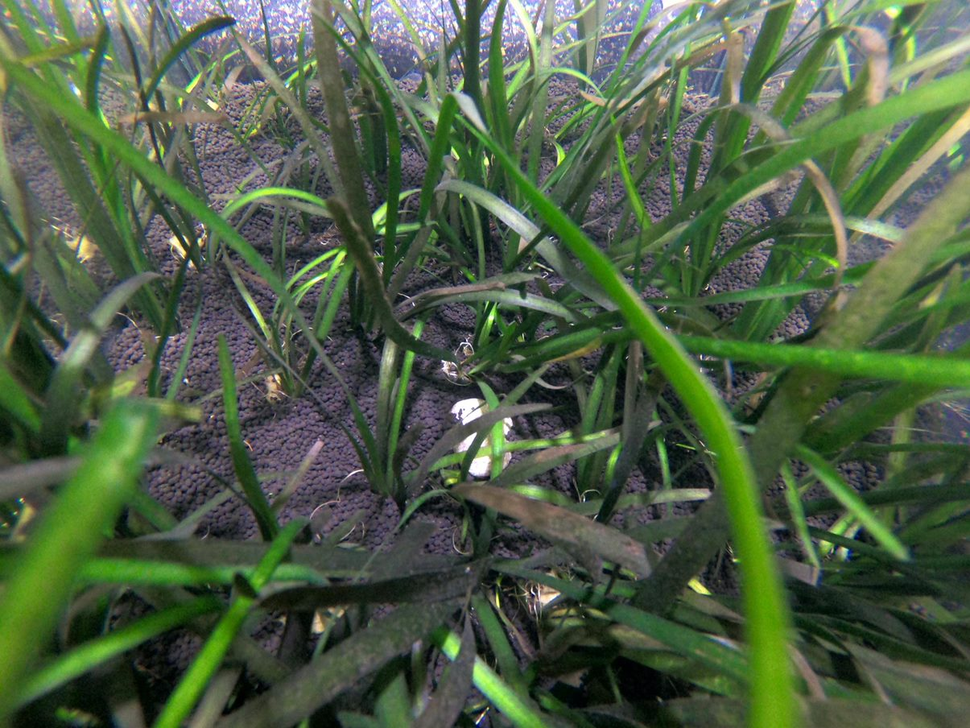
#> input picture pipline/examples/TestBillede2.png, 970 x 728 px, shrunk from 1205 x 904 before the run, found by its file name
$ python edgePrepross.py
#> lines starting #> are read from the running program, lines starting #| are printed output that depends on the picture
import cv2
import numpy as np
from matplotlib import pyplot as plt

def nothing(x):
    pass

image = cv2.imread("C:\\Users\\Jonathan\\Source\\Repos\\WNA\\pipline\\examples\\TestBillede2.png")
#> image is the input picture: shape (728, 970, 3); mean B, G, R 70.4, 95.5, 78.5
cv2.namedWindow("Trackbars")
cv2.createTrackbar("MaxVal", "Trackbars", 80, 255, nothing)
cv2.createTrackbar("MinVal", "Trackbars", 25, 255, nothing)


while True:
    img1 = cv2.GaussianBlur(image, (7, 7), 0)
    img2 = cv2.bilateralFilter(image, 7, 50, 50)

    maxVal = cv2.getTrackbarPos("MaxVal", "Trackbars")
    minVal = cv2.getTrackbarPos("MinVal", "Trackbars")

    canny1 = cv2.Canny(img1, minVal, maxVal)
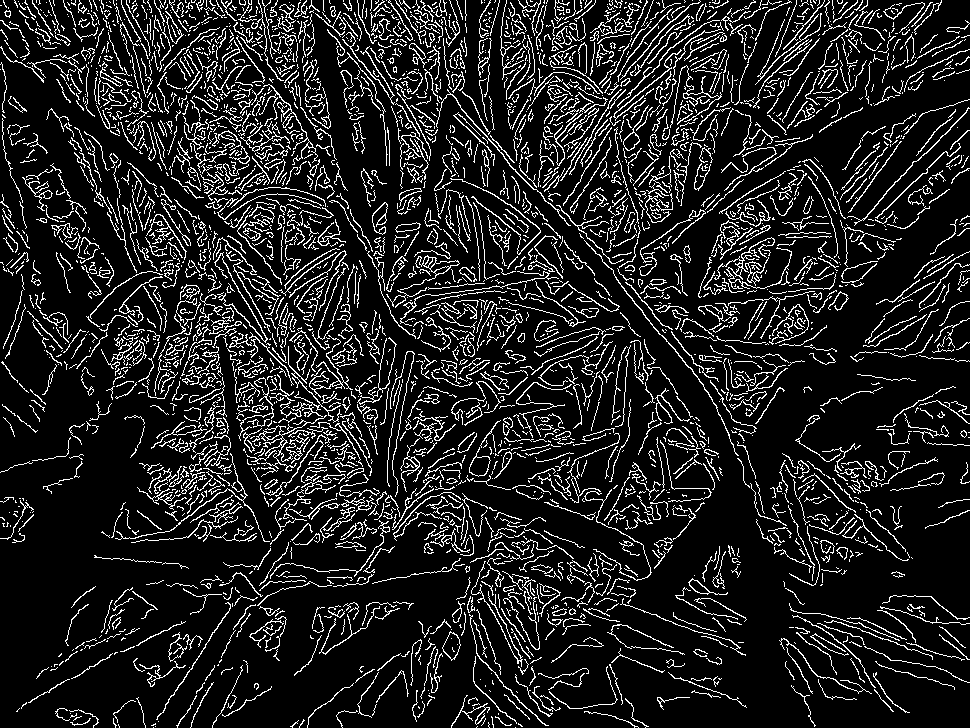
#> canny1: shape (728, 970); 13.1% white in thin lines or dots
    canny2 = cv2.Canny(img2, minVal, maxVal)
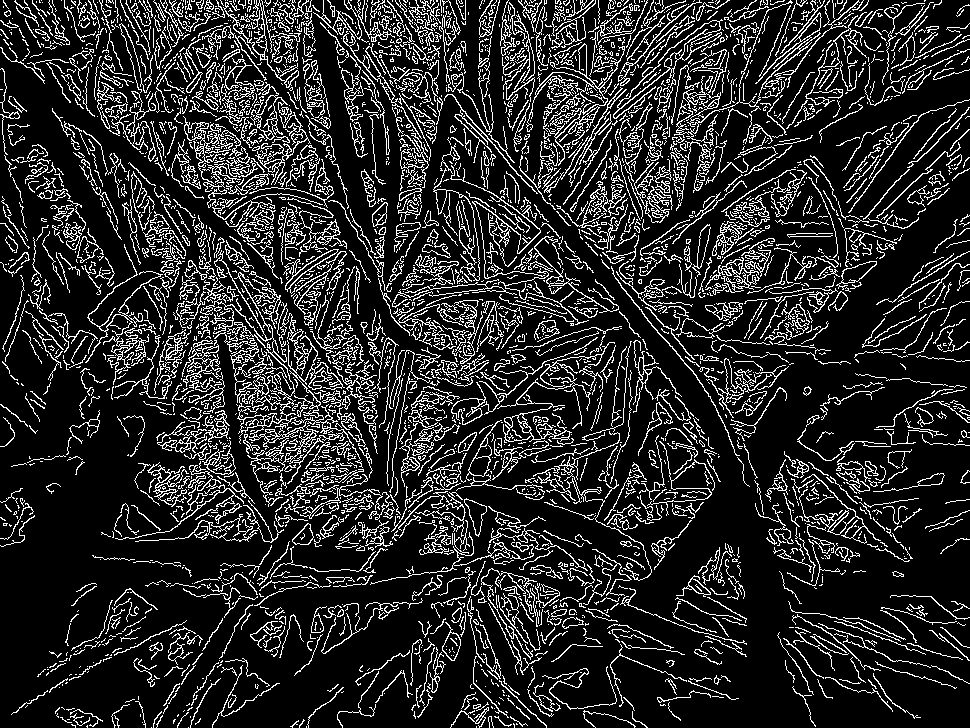
#> canny2: shape (728, 970); 16% white in thin lines or dots

    bit_not1 = cv2.bitwise_not(canny1)
#> bit_not1: shape (728, 970); 86.9% white; black in thin lines or dots
    bit_not2 = cv2.bitwise_not(canny2)
#> bit_not2: shape (728, 970); 84% white; black in thin lines or dots
    bit_and1 = cv2.bitwise_and(img1, img1, mask=bit_not1)
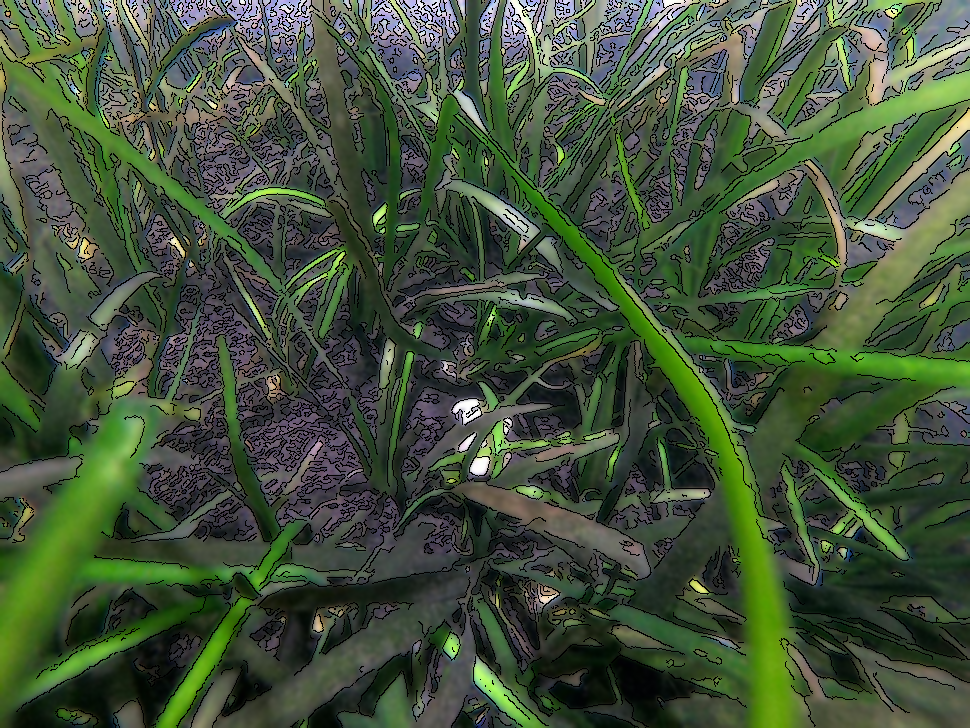
#> bit_and1: shape (728, 970, 3); mean B, G, R 59.3, 82.3, 66.9
    bit_and2 = cv2.bitwise_and(img2, img2, mask=bit_not2)
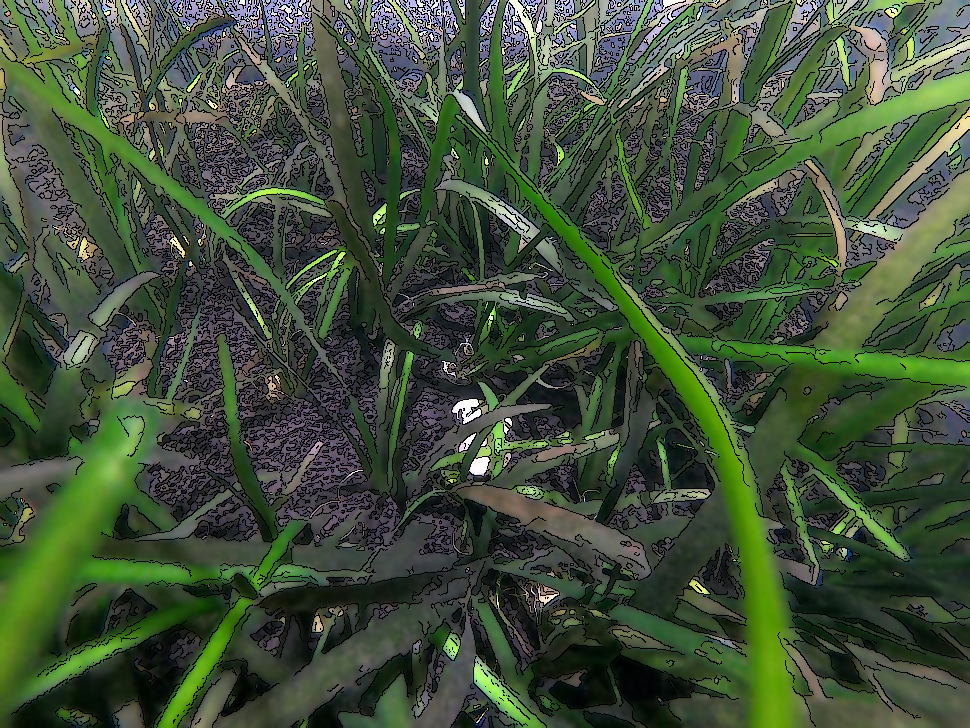
#> bit_and2: shape (728, 970, 3); mean B, G, R 56.5, 79.4, 64.1

    diff = bit_and1 - bit_and2
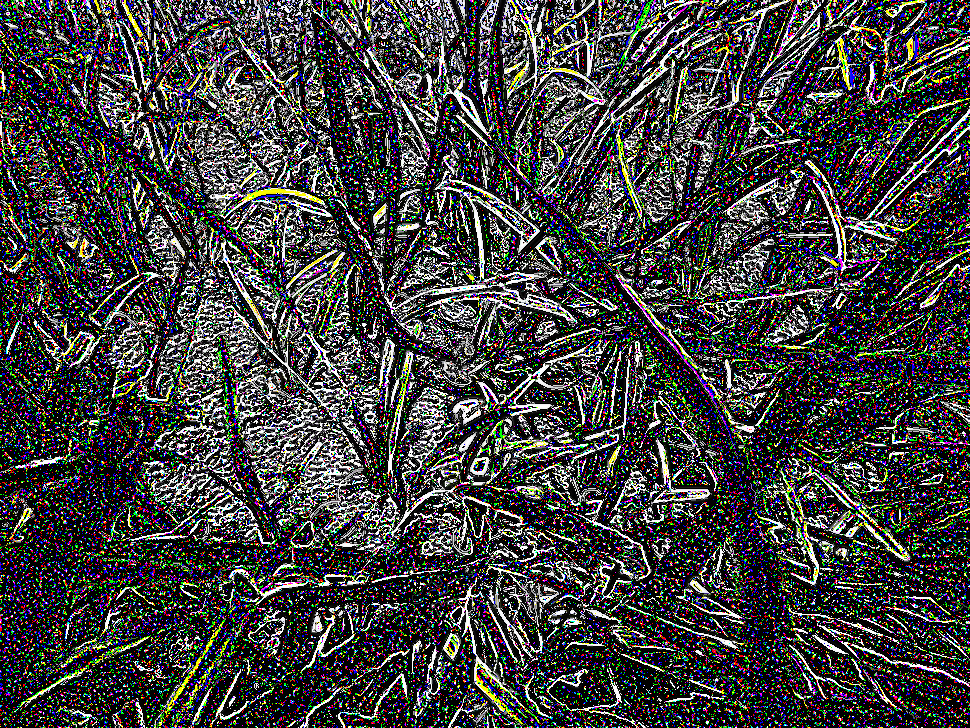
#> diff: shape (728, 970, 3); mean B, G, R 64.8, 64.9, 65.5
    #diff = canny1 - canny2

    #cv2.imshow("Image", img)
    cv2.imshow("Canny1", canny1)
    cv2.imshow("And1", bit_and1)
    cv2.imshow("Canny2", canny2)
    cv2.imshow("And2", bit_and2)
    #cv2.imshow("Diff", diff)

    key = cv2.waitKey(100)
#> (key Esc is pressed here)
    if key == 27:
        break

cv2.destroyAllWindows()

$ run again, with pipline/examples/TestBillede.png copied over pipline/examples/TestBillede2.png
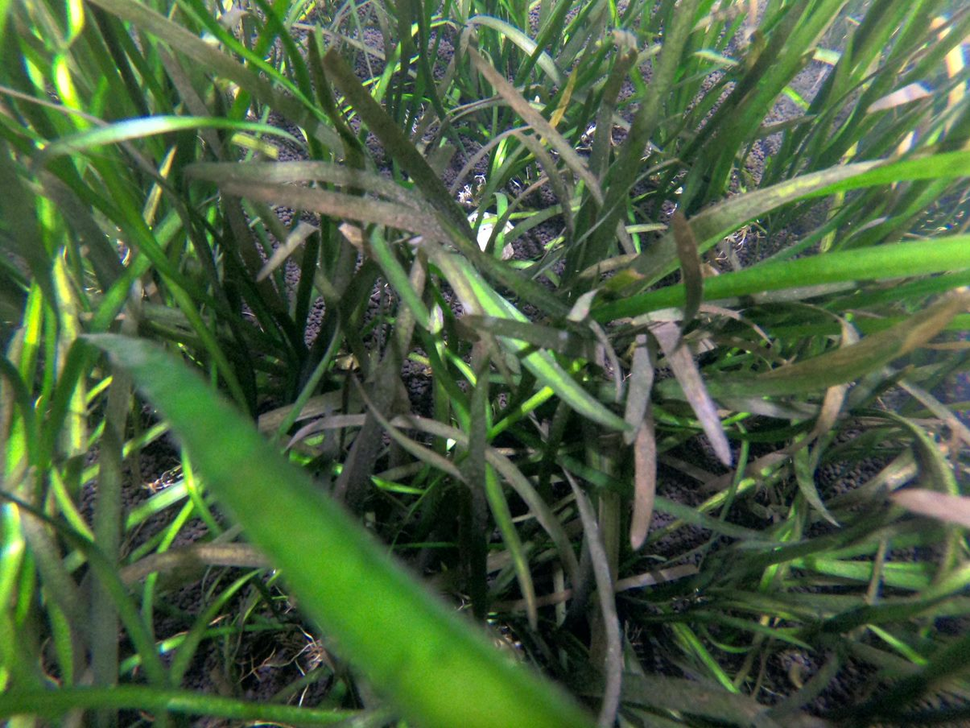
#> input picture pipline/examples/TestBillede.png, 970 x 728 px, shrunk from 1205 x 904 before the run, found by its file name
#> image is the input picture: shape (728, 970, 3); mean B, G, R 62.6, 95.8, 73.9
#> `canny1 = cv2.Canny(img1, minVal, maxVal)`:
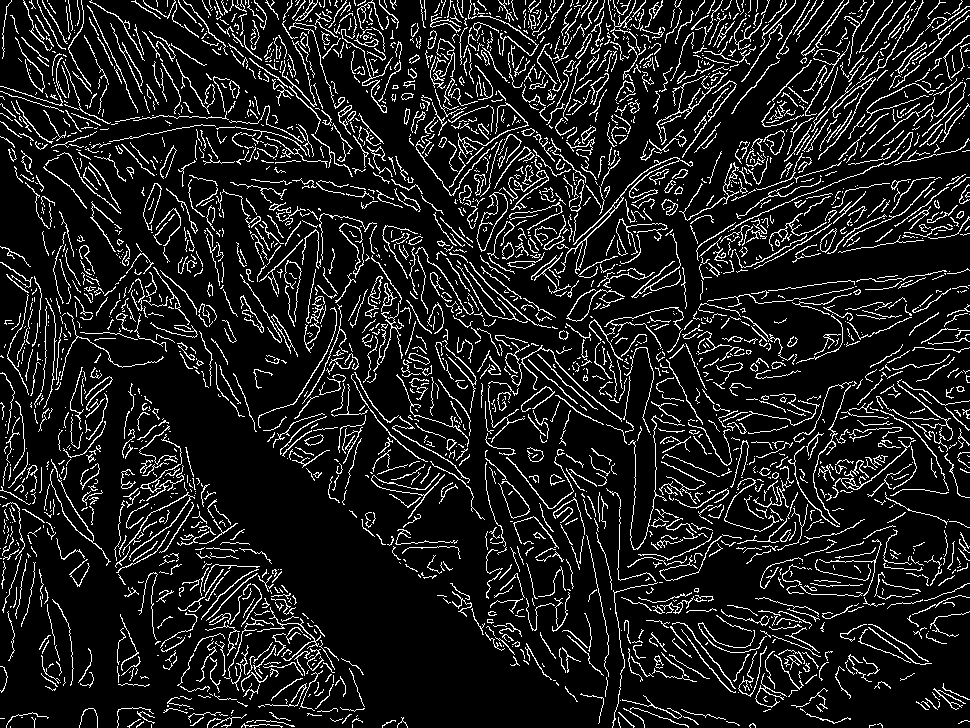
#> canny1: shape (728, 970); 11.7% white in thin lines or dots
#> canny2: shape (728, 970); 14.3% white in thin lines or dots
#> bit_not1: shape (728, 970); 88.3% white; black in thin lines or dots
#> bit_not2: shape (728, 970); 85.7% white; black in thin lines or dots
#> `diff = bit_and1 - bit_and2`:
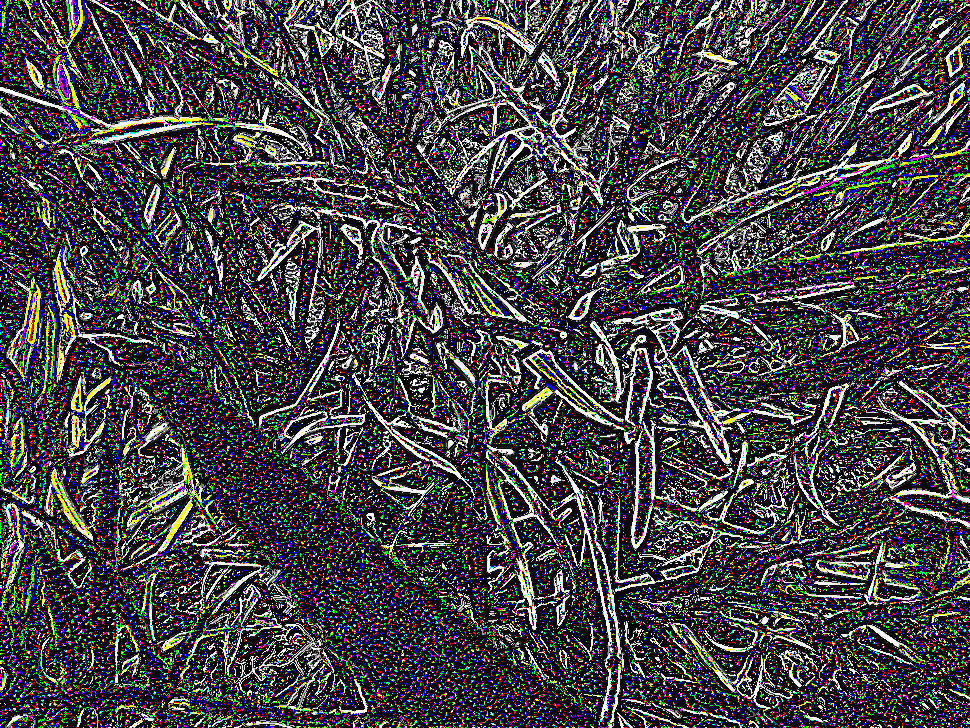
#> diff: shape (728, 970, 3); mean B, G, R 62, 63.4, 63.2
